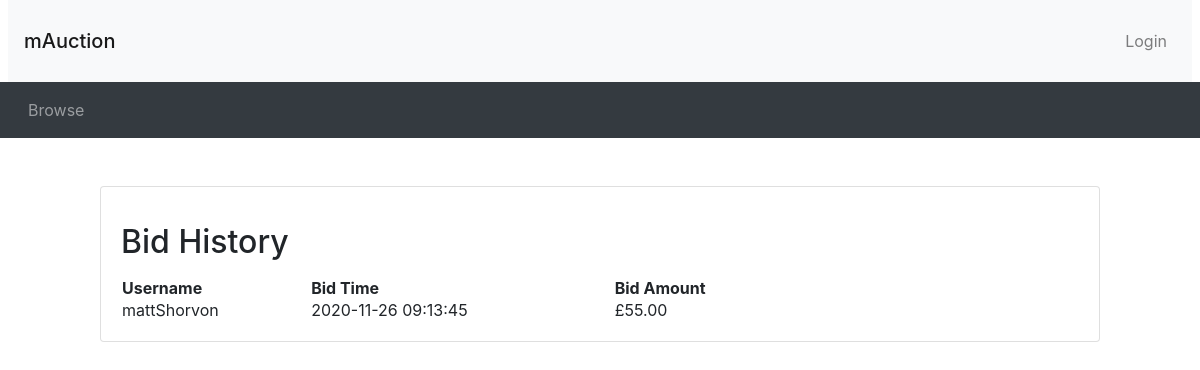
The page /listing.php?item_id=7 on the database as committed earlier.
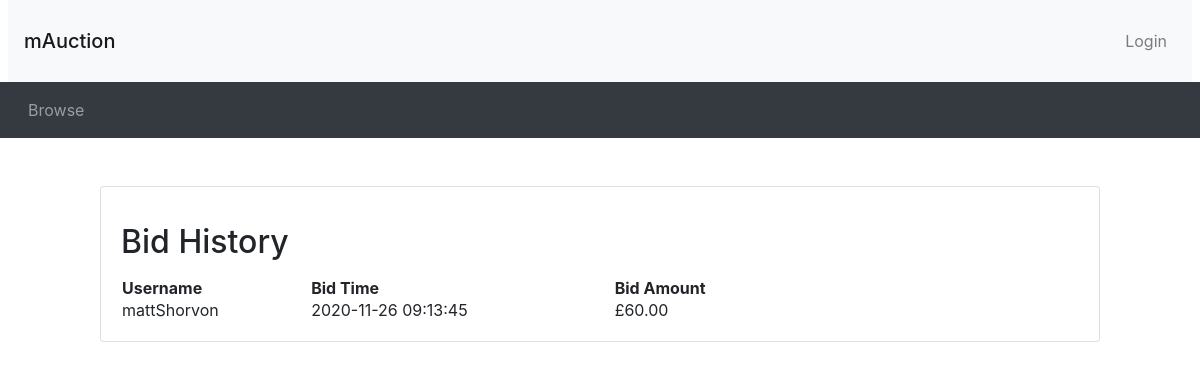
The same page on the database as committed later.
### tables this page shows
CREATE TABLE Bid (
bidID INT NOT NULL AUTO_INCREMENT,
userName VARCHAR(45) NOT NULL,
bidTime DATETIME NOT NULL DEFAULT CURRENT_TIMESTAMP,
saleItemID INT NOT NULL,
bidAmount DECIMAL NOT NULL,
PRIMARY KEY (bidID));

### listing.php (the view, shortened to what this page needs)
<?php include 'connection.php'; ?>
<?php include ("header.php") ?>
<?php
$item_id = $_GET['item_id'];
$query = "SELECT Auction.*, MAX(bidAmount), COUNT(bidID)
	  FROM Auction, Bid where Auction.saleItemID=$item_id and Bid.saleItemID=$item_id";
$result = mysqli_query($connection, $query) or die('Error making select bid and auction query' . mysqli_error($connection));
while ($row = mysqli_fetch_assoc($result)) {
  $item_id = $row['saleItemID'];
  $endDate = $row['endDate'];
}
$end_time = new DateTime($endDate);
$now = new DateTime("now");
?>
              <?php include_once("footer.php") ?>
              <?php if ($now < $end_time) : ?>
                <div class="container my-5">
                  <div style="max-width: 1000px; margin: 10px auto">
                    <div class="card">
                      <div class="card-body">
                        <div class="bidhistory">
                          <div class="row">
                            <div class="col-sm-8">
                              <h2 class="my-3">Bid History</h2>
                            </div>
                          </div>
                          <?php
                          $query = "SELECT * FROM Bid WHERE saleItemID=$item_id";
                          $result = mysqli_query($connection, $query) or die('Error making select users query' . mysqli_error($connection));
                          echo '<table style="width:70%">
      <th>Username</th>
      <th>Bid Time</th>
      <th>Bid Amount</th>';
                          while ($row = mysqli_fetch_assoc($result)) {
                            $userName = $row["userName"];
                            $bidTime = $row["bidTime"];
                            $bidAmount = $row["bidAmount"];
                            echo '<tr>
        <td>' . $userName . ' </td>
        <td>' . $bidTime . ' </td>
        <td>£' . number_format($bidAmount, 2) . ' </td>
        </tr>';
                          }
                          ?>
                        </div>
                      </div>
                    </div>
                  </div>
                </div>
              <?php endif; ?>

Rows that differ between the two databases and show on the page:
changed bid "mattShorvon": bidAmount "55.00" → "60.00"
